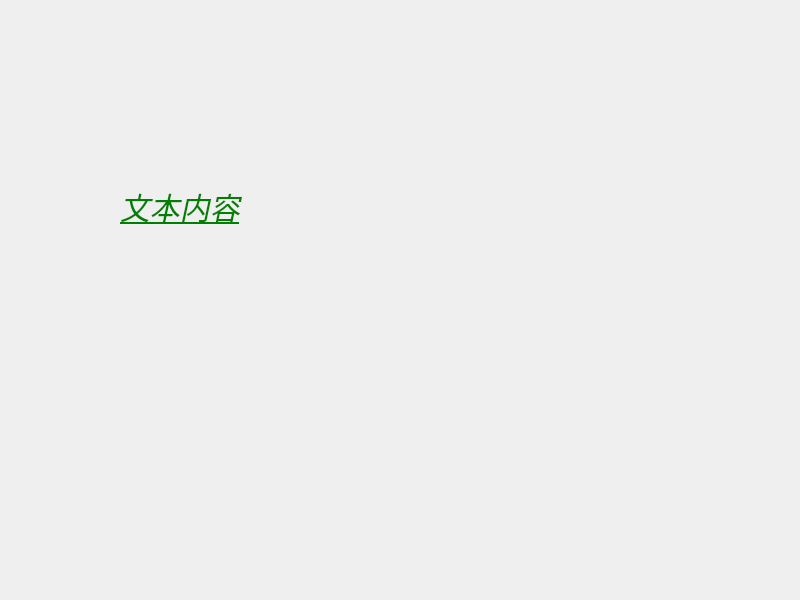
<?xml version="1.0" encoding="UTF-8"?>
<ui version="4.0">
 <class>Widget</class>
 <widget class="QWidget" name="Widget">
  <property name="geometry">
   <rect>
    <x>0</x>
    <y>0</y>
    <width>800</width>
    <height>600</height>
   </rect>
  </property>
  <property name="windowTitle">
   <string>Widget</string>
  </property>
  <widget class="QLabel" name="label">
   <property name="geometry">
    <rect>
     <x>120</x>
     <y>100</y>
     <width>301</width>
     <height>211</height>
    </rect>
   </property>
   <property name="styleSheet">
    <string notr="true">font-family:'微软雅黑';
font-size:30px;
font-style:italic;
text-decoration:underline;
color:green;</string>
   </property>
   <property name="text">
    <string>文本内容</string>
   </property>
  </widget>
 </widget>
 <resources/>
 <connections/>
</ui>
